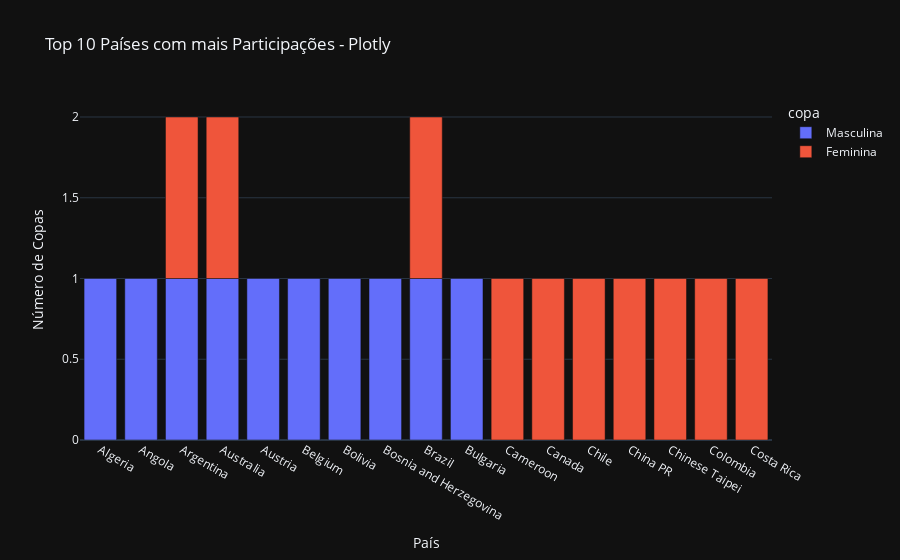

Notebook code cell kept with this figure:
### Code cell
# Q4 - Top 10 países com mais participações

# Contar participações em cada copa (time_1 e time_2)
participacoes = pd.concat([wc[['time_1','copa']], wc[['time_2','copa']].rename(columns={'time_2':'time_1'})])
participacoes = participacoes.groupby(['time_1','copa']).size().reset_index(name='num_jogos')

# Contar número de copas distintas por país e tipo
participacoes['ano'] = wc['ano']
top = participacoes.groupby(['time_1','copa']).size().reset_index(name='num_copas')
top = top.groupby(['time_1','copa']).agg({'num_copas':'sum'}).reset_index()

# Separar masculino e feminino
masc = top[top['copa']=='Masculina'].nlargest(10, 'num_copas')
fem  = top[top['copa']=='Feminina'].nlargest(10, 'num_copas')

# ---------- Matplotlib ----------
plt.figure(figsize=(10,6))
plt.bar(masc['time_1'], masc['num_copas'], label='Masculina', color='royalblue')
plt.bar(fem['time_1'], fem['num_copas'], label='Feminina', bottom=0, color='orange')
plt.title('Top 10 Países com mais Participações - Matplotlib')
plt.xticks(rotation=45)
plt.ylabel('Número de Copas')
plt.legend()
plt.show()

# ---------- Seaborn ----------
plt.figure(figsize=(10,6))
sns.barplot(data=pd.concat([masc,fem]), x='time_1', y='num_copas', hue='copa')
plt.title('Top 10 Países com mais Participações - Seaborn')
plt.xticks(rotation=45)
plt.ylabel('Número de Copas')
plt.show()

# ---------- Plotly ----------
fig = px.bar(pd.concat([masc,fem]), x='time_1', y='num_copas', color='copa',
             title='Top 10 Países com mais Participações - Plotly',
             labels={'time_1':'País','num_copas':'Número de Copas'})
fig.show()

### Figure 1 — Plotly figure (JSON) as saved in the notebook; plotly's stock layout.template omitted (floating-point values rounded to 4 significant figures)
{"data": [{"hovertemplate": "copa=Masculina<br>País=%{x}<br>Número de Copas=%{y}<extra></extra>", "legendgroup": "Masculina", "marker": {"color": "#636efa", "pattern": {"shape": ""}}, "name": "Masculina", "orientation": "v", "showlegend": true, "textposition": "auto", "type": "bar", "x": ["Algeria", "Angola", "Argentina", "Australia", "Austria", "Belgium", "Bolivia", "Bosnia and Herzegovina", "Brazil", "Bulgaria"], "xaxis": "x", "y": [1, 1, 1, 1, 1, 1, 1, 1, 1, 1], "yaxis": "y"}, {"hovertemplate": "copa=Feminina<br>País=%{x}<br>Número de Copas=%{y}<extra></extra>", "legendgroup": "Feminina", "marker": {"color": "#EF553B", "pattern": {"shape": ""}}, "name": "Feminina", "orientation": "v", "showlegend": true, "textposition": "auto", "type": "bar", "x": ["Argentina", "Australia", "Brazil", "Cameroon", "Canada", "Chile", "China PR", "Chinese Taipei", "Colombia", "Costa Rica"], "xaxis": "x", "y": [1, 1, 1, 1, 1, 1, 1, 1, 1, 1], "yaxis": "y"}], "layout": {"barmode": "relative", "legend": {"title": {"text": "copa"}, "tracegroupgap": 0}, "title": {"text": "Top 10 Países com mais Participações - Plotly"}, "xaxis": {"anchor": "y", "domain": [0, 1], "title": {"text": "País"}}, "yaxis": {"anchor": "x", "domain": [0, 1], "title": {"text": "Número de Copas"}}}}
